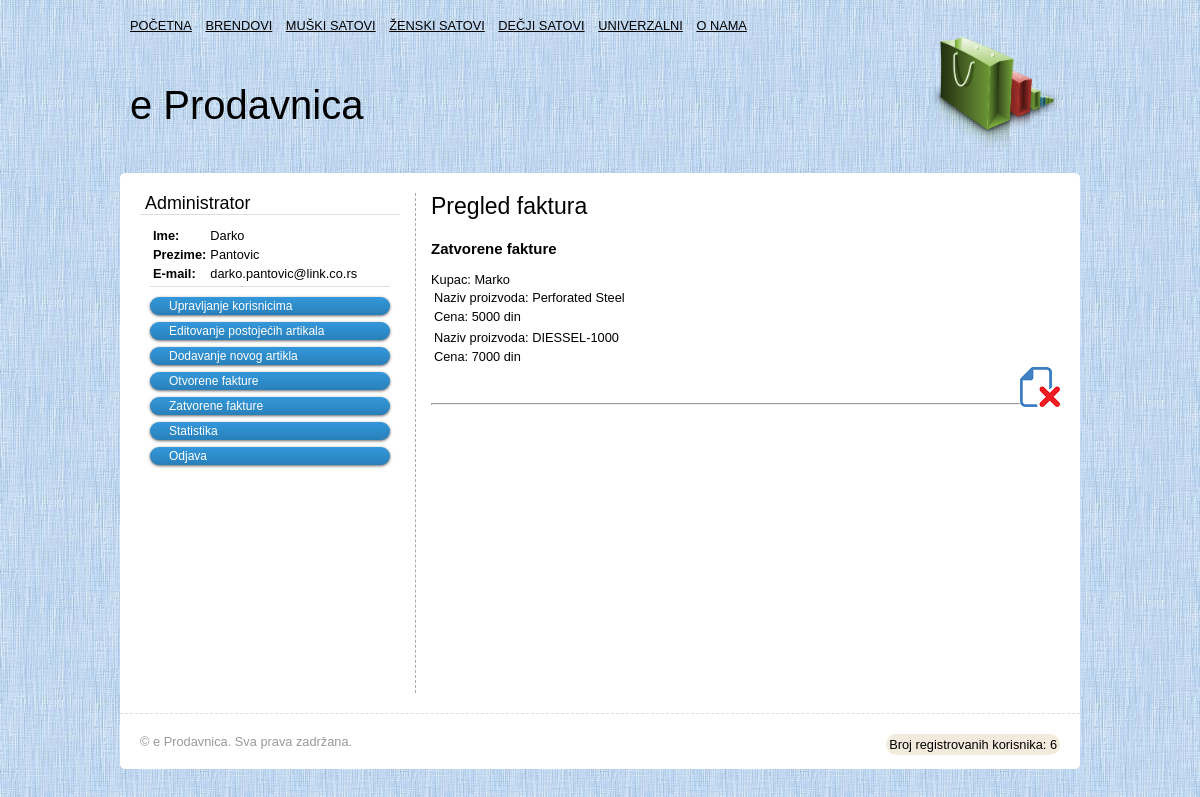
/Prodavnica/closed_invoice.php (signed in), run on the app's committed database.
### tables this page shows
CREATE TABLE IF NOT EXISTS `users` (
  `user_id` int(11) NOT NULL AUTO_INCREMENT,
  `username` varchar(32) NOT NULL,
  `password` varchar(32) NOT NULL,
  `first_name` varchar(32) NOT NULL,
  `last_name` varchar(32) NOT NULL,
  `email` varchar(1024) NOT NULL,
  `active` int(11) NOT NULL DEFAULT '0',
  PRIMARY KEY (`user_id`)
);

CREATE TABLE IF NOT EXISTS `carts` (
  `cart_id` int(11) NOT NULL AUTO_INCREMENT,
  `article_id` int(11) NOT NULL,
  `user_id` int(11) NOT NULL,
  `cart_user_status` int(11) NOT NULL DEFAULT '0',
  `cart_admin_status` int(11) NOT NULL DEFAULT '0',
  `cart_code` varchar(20) DEFAULT NULL,
  PRIMARY KEY (`cart_id`),
  KEY `article_id` (`article_id`,`user_id`),
  KEY `user_id` (`user_id`)
);

CREATE TABLE IF NOT EXISTS `articles` (
  `article_id` int(11) NOT NULL AUTO_INCREMENT,
  `article_name` varchar(255) NOT NULL,
  `article_price` int(11) NOT NULL DEFAULT '0',
  `article_lager` int(11) NOT NULL DEFAULT '0',
  `article_type` varchar(20) NOT NULL DEFAULT 'Unisex',
  `article_action` varchar(2) NOT NULL DEFAULT 'NE',
  `article_description` text NOT NULL,
  `brend_id` int(11) NOT NULL,
  PRIMARY KEY (`article_id`),
  KEY `brend_id` (`brend_id`)
);

### Prodavnica/core/functions/users.php (called while the page is built, shortened)
<?php
function user_data($user_id){
    global $pdo;
    $arg_arr = func_get_args();
    $id = $user_id;
    unset($arg_arr[0]);
    $col = implode(', ', $arg_arr);
    $query = $pdo->prepare("SELECT $col FROM users WHERE user_id = :id");
    $query->bindParam(":id", $id);
    $query->execute();
    if($query->rowCount() == 1){
        return $query->fetch(PDO::FETCH_ASSOC);
    }else{
        return false;
    }
}
?>

### Prodavnica/core/functions/articles.php (called while the page is built, shortened)
<?php
function get_closed_cart_code(){
     global $pdo;
     $query = $pdo->query("SELECT * FROM closed_cart_code");
    if($query->rowCount() > 0){
        return $query->fetchAll(PDO::FETCH_ASSOC);
    }else{
        return false;
    }
}
function get_cart_by_code($cart_code){
    global $pdo;
    $cart_code = (string)$cart_code;
    $query = $pdo->prepare("SELECT carts.user_id, carts.article_id, users.first_name, users.last_name, articles.article_name, articles.article_price
                           FROM carts LEFT JOIN users
                           ON carts.user_id = users.user_id
                           LEFT JOIN articles
                           ON carts.article_id = articles.article_id
                           WHERE carts.cart_code = :cart_code");
    $query->bindParam(':cart_code', $cart_code);
    $query->execute();
    if($query->rowCount() > 0){
        return $query->fetchAll(PDO::FETCH_ASSOC);
    }else{
        return false;
    }
}
?>

### Prodavnica/closed_invoice.php (the view, shortened to what this page needs)
<?php
include_once 'core/init.php';
include_once 'core/functions/articles.php';
include 'inc/temp/master/master_top.php';
$cart_codes = get_closed_cart_code();
?>
      <h1>Pregled faktura</h1>
      <?php
        if($cart_codes){
      ?>
        <h3>Zatvorene fakture</h3>
            <?php
                foreach ($cart_codes as $code){
                    $carts = get_cart_by_code($code['cart_code']);
                    $x = true;
                    foreach ($carts as $cart){
                         if($x){
                            echo "Kupac: " . $cart['first_name'];
                            $x = false;
                         }
                        ?>
                            <table>
                                <tr>
                                    <td>Naziv proizvoda: <?php echo $cart['article_name'] ?></td>
                                </tr>
                                <tr>
                                    <td>Cena: <?php echo $cart['article_price'] ?> din</td>
                                </tr>
                            </table>
                        <?php
                    }
                    ?>
                        <a href="closed_invoice.php?cart_code=<?php echo $code['cart_code'] ?>"><img style="float: right" title="Obriši fakturu" src="img/remove_invoice.png"></img></a><br/><br/><hr>
                    <?php
                }
            ?>
      <?php
        }else {
            echo 'Nema zatvorenih faktura.';
        }
      ?>
<?php include 'inc/temp/master/master_footer.php'; ?>

### Prodavnica/inc/widgets/admin.php (shortened to what this page needs)
<div class="widget">
                <h2>Administrator</h2>
                <div class="inner">
                    <?php
                          $user_data = user_data($_SESSION['user_id'], 'username', 'first_name', 'last_name', 'email');
                    ?>
                    <table>
                    <tr>
                          <td><b>Ime:</b></td>
                          <td><?php echo $user_data['first_name'] ?></td>
                    </tr>
                    <tr>
                          <td><b>Prezime:</b></td>
                          <td><?php echo $user_data['last_name'] ?></td>
                    </tr>
                    <tr>
                          <td><b>E-mail:</b></td>
                          <td><?php echo $user_data['email'] ?></td>
                    </tr>
                    </table><h2></h2>
                    <div class="btn" onclick="location.href='edit_users.php';">Upravljanje korisnicima</div>
                    <div class="btn" onclick="location.href='edit_articles.php';">Editovanje postojećih artikala</div>
                    <div class="btn" onclick="location.href='article_add_new.php';">Dodavanje novog artikla</div>
                    <div class="btn" onclick="location.href='invoice.php';">Otvorene fakture</div>
                    <div class="btn" onclick="location.href='closed_invoice.php';">Zatvorene fakture</div>
                    <div class="btn" onclick="location.href='statistic.php';">Statistika</div>
                    <div class="btn" onclick="location.href='logout.php';">Odjava</div>
                </div>
</div>

### Prodavnica/css/style.css (style rules this page uses)
h1, h2 { padding:0; margin:0 0 20px 0; font-weight:normal; }
a:link, a:visited { text-decoration:underline; color:#000; }
h1 { font-size:1.8em; }
h2 { font-size:1.4em; }
body { background-image: url('../img/background.png'); font-family:Arial; font-size:0.8em; }
.widget { margin-bottom:20px; }
.widget h2 { margin:0 0 10px 0; padding:0 5px; font-weight:normal; border-bottom:1px solid #ddd; }
.widget .inner { margin:0 10px; }
.btn { margin-bottom: 7px; cursor: pointer; background: #3498db; background-image: -webkit-linear-gradient(top, #3498db, #2980b9); background-image: -moz-linear-gradient(top, #3498db, #2980b9); background-image: -ms-linear-gradient(top, #3498db, #2980b9); background-image: -o-linear-gradient(top, #3498db, #2980b9); background-image: linear-gradient(to bottom, #3498db, #2980b9); -webkit-border-radius: 28; -moz-border-radius: 28; border-radius: 28px; -webkit-box-shadow: 0px 1px 3px #666666; -moz-box-shadow: 0px 1px 3px #666666; box-shadow: 0px 1px 3px #666666; font-family: Arial; color: #ffffff; font-size: 12px; padding: 2px 21px 2px 19px; text-decoration: none; }

### data on the page
users: first_name "Darko", last_name "Pantovic", email "darko.pantovic@link.co.rs"
carts: user.first_name "Marko", article.article_name "Perforated Steel", article.article_price "5000"
carts: article.article_name "DIESSEL-1000", article.article_price "7000"

### other printed values
user_count() "6"
